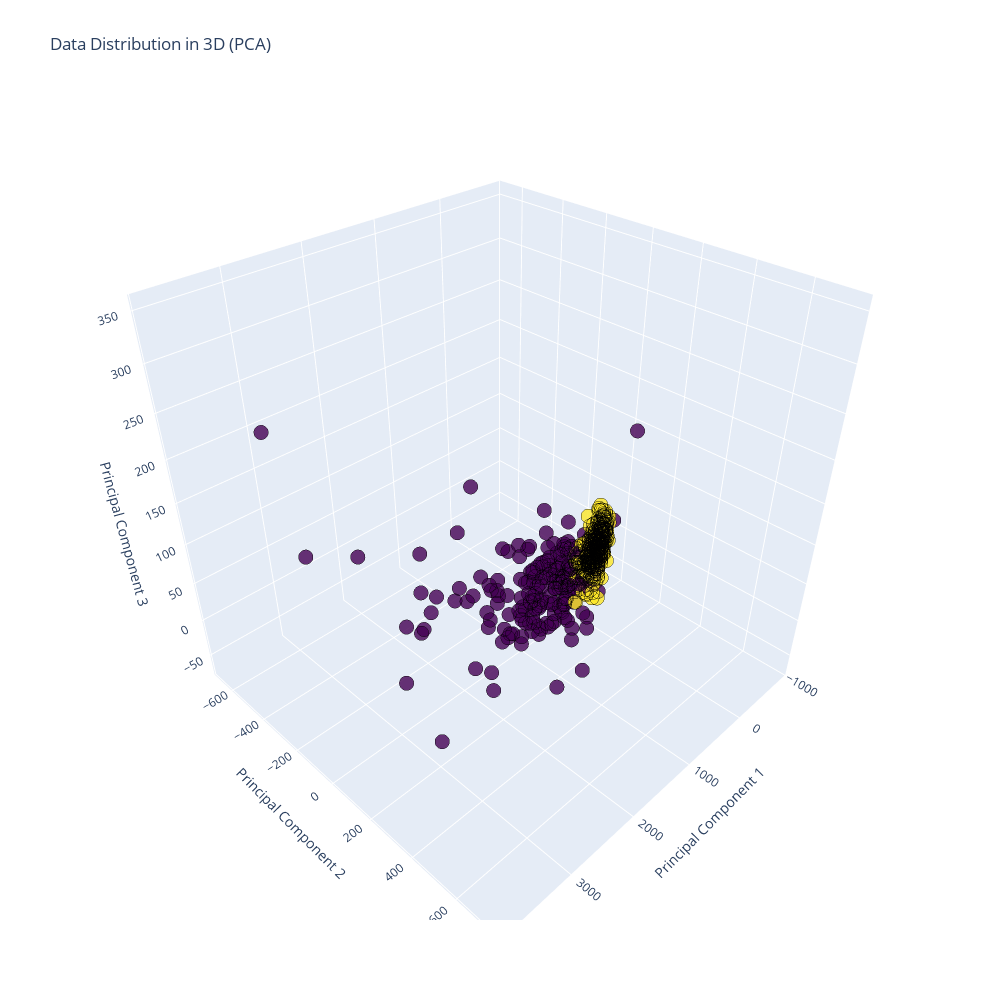

Notebook source saved alongside this figure:
### Code cell
import plotly.graph_objs as go
import plotly.io as pio

# Apply PCA to reduce data to 3 dimensions
pca = PCA(n_components=3)
X_pca = pca.fit_transform(X)

# Get target names
target_names = my_data["target_names"]

# Create hover text for labels
hover_text = [f'Target: {target_names[label]}<br>Attributes (only first 5): {", ".join(map(str, attrs[0:5]))}'
              for label, attrs in zip(y, X)]

# Create trace for data points
trace = go.Scatter3d(
    x=X_pca[:, 0],
    y=X_pca[:, 1],
    z=X_pca[:, 2],
    mode='markers',
    hovertext=hover_text,
    marker=dict(
        size=5,
        color=y,
        colorscale='Viridis',
        line=dict(
            color='rgb(0, 0, 0)',
            width=0.5
        ),
        opacity=0.8
    )
)

# Create layout
layout = go.Layout(
    title='Data Distribution in 3D (PCA)',
    scene=dict(
        xaxis=dict(title='Principal Component 1'),
        yaxis=dict(title='Principal Component 2'),
        zaxis=dict(title='Principal Component 3')
    ),
    width=1000,  # Set the width of the plot
    height=1000  # Set the height of the plot
)

# Create figure
fig = go.Figure(data=[trace], layout=layout)

# Show interactive plot
pio.show(fig)

### Figure 1 — Plotly figure (JSON) as saved in the notebook; plotly's stock layout.template omitted (floating-point values rounded to 4 significant figures; data arrays with more than 128 entries replaced by an {"elided": "..."} marker saying what was removed)
{"data": [{"hovertext": {"elided": "569 str values"}, "marker": {"color": {"elided": "569 int values"}, "colorscale": [[0.0, "#440154"], [0.1111, "#482878"], [0.2222, "#3e4989"], [0.3333, "#31688e"], [0.4444, "#26828e"], [0.5556, "#1f9e89"], [0.6667, "#35b779"], [0.7778, "#6ece58"], [0.8889, "#b5de2b"], [1.0, "#fde725"]], "line": {"color": "rgb(0, 0, 0)", "width": 0.5}, "opacity": 0.8, "size": 5}, "mode": "markers", "x": {"elided": "569 float values"}, "y": {"elided": "569 float values"}, "z": {"elided": "569 float values"}, "type": "scatter3d"}], "layout": {"height": 1000, "scene": {"xaxis": {"title": {"text": "Principal Component 1"}}, "yaxis": {"title": {"text": "Principal Component 2"}}, "zaxis": {"title": {"text": "Principal Component 3"}}}, "title": {"text": "Data Distribution in 3D (PCA)"}, "width": 1000}}
